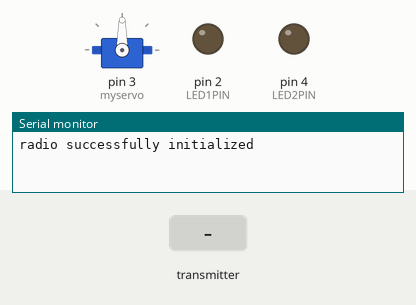
Simulated run of this sketch. Board: Arduino Uno, built with avr-gcc and run on an emulated ATmega328P. Parts: servo, output pins drawn as LEDs (lit = HIGH), the last lines printed to the serial monitor. The test bench sets the inputs (shaded band). No radio packets arrive unless stated.

Above: at 1.2 s.
1.3 s: the transmitter starts sending data = 256
At 2.1 s:
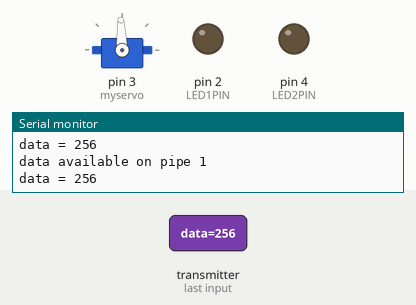
2.8 s: the transmitter starts sending data = 512
At 3.2 s:
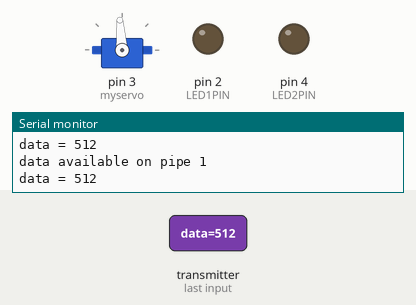
Timing chart, 0 to 5.8 s (numbered marks = the images above; inputs shaded):
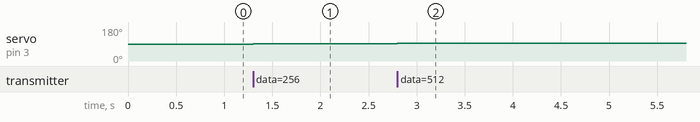

Measured:
- after the input at 1.3 s, servo on pin 3 (myservo): 90° → 92° at once
- after the input at 2.8 s, servo on pin 3 (myservo): 92° → 94° at once

The sketch:

receiver.ino
```cpp
 #include <Servo.h>

Servo myservo;


 const int LED1PIN = 2;
 const int LED2PIN = 4;
int pastData = 0;

  // nRF24L01 uses SPI which is fixed on pins 11, 12, and 13.
  // It also requires two other signals
  // (CE = Chip Enable, CSN = Chip Select Not)
  // Which can be any pins:
  const int CEPIN = 9;
  const int CSNPIN = 10;
  // In summary,
  // nRF 24L01 pin    Arduino pin   name
  //          1                     GND
  //          2                     3.3V
  //          3             9       CE
  //          4             10      CSN
  //          5             13      SCLK
  //          6             11      MOSI/COPI
  //          7             12      MISO/CIPO
  #include <SPI.h>
  #include <nRF24L01.h>
  #include <RF24.h>
  RF24 radio(CEPIN, CSNPIN);                // CE, CSN
  // Byte of array representing the address.
  // This is the address where we will send the data.
  // This should be same on the receiving side.
  const byte address[6] = "110";
  void setup() {
  Serial.begin(9600);
  pinMode(LED1PIN, OUTPUT);
  pinMode(LED2PIN, OUTPUT);


  myservo.attach(3);


  // RF24 setup
  if (!radio.begin()) {
    Serial.println("radio  initialization failed");
    while (1)
      ;
  } else {
    Serial.println("radio successfully initialized");
  }
  radio.openReadingPipe(0, address);  //destination addres
  radio.setPALevel(RF24_PA_MIN);   // min or max
  radio.startListening();           //This sets the module as transmitter
  }
  void loop() {
  uint8_t pipeNum;
  if (radio.available(&pipeNum))  //Looking for the data.
  {
    int data;
    Serial.print("data available on pipe ");
    Serial.println(pipeNum);
    radio.read(&data, sizeof(data));  //Reading the data
    Serial.print("data = ");
    Serial.println( data);
    if(data%10 == 0){
      digitalWrite(LED1PIN, LOW);
      digitalWrite(LED2PIN, LOW);
    }
    if(data > 10){
      int value = map(data, 0, 10230, 90, 180);
      if(pastData != data){
        myservo.write(value);
      }
      pastData = value;
    }

    else{
      switch (data) {
        case B00000001:
          digitalWrite(LED1PIN, HIGH);
          break;
        case B00000010:
          digitalWrite(LED2PIN, HIGH);
          break;
        case B00000011:
          digitalWrite(LED1PIN, HIGH);
          digitalWrite(LED2PIN, HIGH);
          break;
      }
    }


    delay(5);
  }

  }
```
